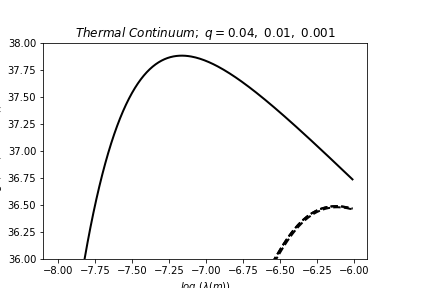

Source code (Python):
#! /usr/bin/env python
#mcd_gap_v1.py

#Plot spectrum of multi-color disk as function of wavelength; allow for gap
# ---Plot multiple spectra with gaps for different mass,
# ---semi-major axis of secondary
# ---artificially depress flux interior to gap
#

from pylab import *

import sys, os, time, string, math, commands, subprocess
import numpy as np
import matplotlib.pyplot as plt

#SI units
Msun=1.99e30 #kg per solar mass
Rsun=6.95e8 #meters per solar radius
G=6.67e-11
c=3e8
sigma_SB=5.7e-8 #stefan-boltzmann const
yr=3.15e7 #seconds per year
pc=3.086e16 #meters per parsec
AU=1.496e11 #meters per AU
h=6.626e-34 #planck const
kB=1.38e-23 #boltzmann const
m_p=1.67e-27 #mass of proton
sigma_T=6.65e-29 #Thomson xsec
PI=3.1415926

def find_B_lambda(Temp, lam):
    #Planck function
    #BB intensity=2hc^2/lam^5 * 1/(exp(hc/lamkT)-1)
    I=(2*h*c**2/pow(lam,5))/(exp(h*c/(lam*kB*Temp))-1)

    return I

def find_Temp(epsilon,M_SMBH,dotm_edd,radius):
    #find temp as a fn of radius
    #assume sigma_SB T^4=(3/8pi) dotM Omega^2
    #use Omega=sqrt(GM/r^3); put r in units r_g; dotM in units dotM_edd
    #From Sirko & Goodman 2003
    prefactor=pow(((3.0/2.0)*(c**5)*m_p/(epsilon*G*M_SMBH*Msun*sigma_T*sigma_SB)), 0.25)
    T=prefactor*pow(dotm_edd, 0.25)*pow(radius,-0.75)
    #T=6000

    return T

def find_area(r1,r2,r_g):
    #find area of annulus
    #2pi R deltaR
    area=2*PI*r1*r_g*(r2*r_g-r1*r_g)

    return area

def find_gap(a_2nd,M_2nd,M_SMBH):
    #assume width is 2R_Hill

    q=M_2nd/M_SMBH
    R_Hill=a_2nd*pow((q/3.0),(1.0/3.0))
    
    gap_r_in=a_2nd-R_Hill
    gap_r_out=a_2nd+R_Hill

    return gap_r_in,gap_r_out

if __name__ == "__main__":
    #F_lam=sum over all blackbodies, assuming T(r), annuli of area=2piRdeltaR
    #integrating over solid angle=pi
    #BB intensity=2hc^2/lam^5 * 1/(exp(hc/lamkT)-1)
    #log_lam, lam=wavelength range of interest
    
    #PHYSICAL INPUTS:
    #M_SMBH=mass of supermassive black hole in units of solar masses
    #controls temperature profile
    M_SMBH=3.0e8
    #compute r_g for SMBH:
    r_g_SMBH=G*M_SMBH*Msun/c**2
    #epsilon=radiative efficiency, depends on spin of SMBH, assume 0.1
    epsilon=0.1
    #dotm_edd=accretion rate in units of Eddington accretion
    dotm_edd=0.032
    #inner and outer disk radii in units of r_g of SMBH
    #(inner radius depends on spin, connect to epsilon later)
    radius_in=6.0
    radius_out=1.0e4
    #a_2nd=semi-major axis/radius of orbit of secondary around SMBH
    #units of r_g of SMBH
    #a_2nd=[60.0, 2.0e2, 1.0e3]
    a_color_cycle=['r','g','b']
    a_2nd=[150.0]
    #M_2nd=mass of secondary in solar masses
    M_2nd=[1.0e2,3.0e1,1.0e1]
    #M_2nd=[4.0e6]
    #What fraction of flux, compared to a standard disk, is left interior to the gap?
    f_depress=0.01
    #END PHYSICAL INPUTS
    
    #DISPLAY INPUTS: divide display box for graphs
    #params for axes
    #format=left, bottom, width, height
    rect1=0.1,0.1,0.75,0.75
    
    #make figure
    fig1=plt.figure(1)
    #add axes & label them
    ax1=fig1.add_axes(rect1)
    ax1.set_ylabel(r"$log \ (\lambda F_{\lambda} (arb \ units))$")
    ax1.set_xlabel(r"$log \ (\lambda (m))$")
    #Title is manual--FIX!!!
    ax1.set_title('$Thermal \ Continuum; \ q=0.04, \ 0.01, \ 0.001$')

    #set up range for x-axis
    #If want 100nm-10um:
    log_lam=np.arange(-8.0, -6.0, 0.01)
    #If want x-ray to submm:
    #log_lam=np.arange(-9.0, -4.0, 0.01)
    lam=pow(10,log_lam)
    #range for y-axis
    plt.ylim(36.0,38.0)
    #END DISPLAY INPUTS

    #set up y-axis variables
    #divvy up disk radii
    log_radius=np.arange(log10(radius_in),log10(radius_out),0.01)
    radius=pow(10,log_radius)
    #make an iterable for multiple 2nd masses & loop
    flux_iter_M=[]
    for k in range(len(M_2nd)):
        #make an iterable for multiple 2nd semi-major axes & loop
        flux_iter_a=[]
        for j in range(len(a_2nd)):
            #initialize final spectrum arrays
            F_lam_tot=np.zeros(len(lam))
            F_lam_resid=np.zeros(len(lam))
            #find width of gap or proto-gap
            gap_r_in,gap_r_out=find_gap(a_2nd[j],M_2nd[k],M_SMBH)
            #compute temp, area, emitted spectrum at each radius; then sum
            for i in range((len(radius)-1)):
                Temp=find_Temp(epsilon,M_SMBH,dotm_edd,radius[i])
                B_lambda=find_B_lambda(Temp, lam)
                Area=find_area(radius[i],radius[i+1],r_g_SMBH)
                #flux is pi*A*B_lambda per annulus, pi from integrating over solid angle
                F_lam_ann=PI*Area*B_lambda
                #if ((radius[i] < gap_r_in) or (radius[i] > gap_r_out)):
                if (radius[i] > gap_r_out):
                    #only add to total if outside gap
                    F_lam_tot=F_lam_tot+F_lam_ann
                elif (radius[i] < gap_r_in):
                    #if interior to gap, cut flux
                    F_lam_tot=F_lam_tot+f_depress*F_lam_ann
                    #add missing frac to resid to recover unperturbed spec
                    F_lam_resid=F_lam_resid+(1-f_depress)*F_lam_ann
                else:
                    #otherwise add to residual, so we can reconstruct unperturbed disk
                    F_lam_resid=F_lam_resid+F_lam_ann
            #take log of total spectrum for plotting, dump to iterables for plotting
            log_F_lam=log10(F_lam_tot)
            log_lam_F_lam=log10(F_lam_tot*lam)
            F_lam_all=F_lam_tot+F_lam_resid
            log_lam_F_lam_all=log10(F_lam_all*lam)
            flux_iter_a.append(log_lam_F_lam)
        flux_iter_M.append(flux_iter_a)

    #plt.ylim(36.0,38.0)
    for k in range(len(M_2nd)):
        for j in range(len(a_2nd)):
            if len(a_2nd)>1:
                ax1.plot(log_lam, flux_iter_M[k][j], color=a_color_cycle[j], ls='dashed', linewidth=2)
            else:
                ax1.plot(log_lam, flux_iter_M[k][j], color='black', ls='dashed', linewidth=2)
    ax1.plot(log_lam, log_lam_F_lam_all, color='black', ls='solid', linewidth=2)

    savefig('mcd_gap_v2.eps')
    savefig('mcd_gap_v2.png')
    show()

